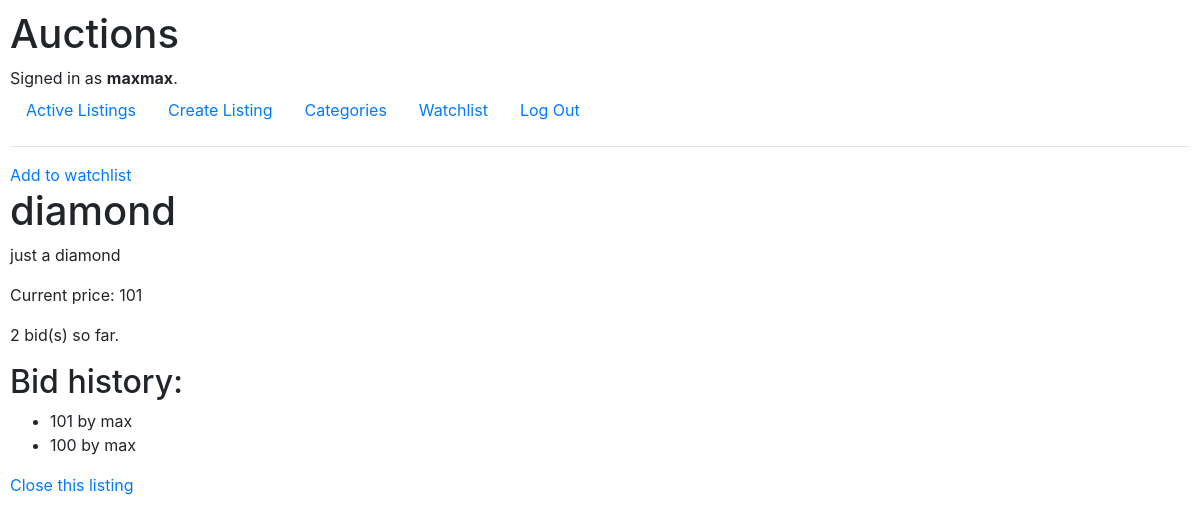
Screenshot of /listing/11 (signed in) with the database file from the repository.
### auctions/models.py (models this page shows, shortened)
class User(AbstractUser):
    watchlist = models.ManyToManyField('Listing', blank=True, related_name="users_watching")

class Listing(models.Model):
    title = models.CharField(max_length=64)
    description = models.CharField(max_length=1000)
    starting_price = models.IntegerField(validators=[
        MinValueValidator(1)
    ])
    photo = models.CharField(max_length=1000)
    category = models.ForeignKey(Category, on_delete=models.SET_NULL, related_name="listings", null=True, blank=True)
    owner = models.ForeignKey(User,related_name="listings", on_delete=models.CASCADE)
    active = models.BooleanField(default=True)
    datetime = models.DateTimeField(default=datetime(2021, 9, 12))
    def highest_bid(self):
        return self.bids.order_by("-value").first()

class Bid(models.Model):
    value = models.IntegerField()
    user = models.ForeignKey(User, on_delete=models.CASCADE, related_name="bids")
    listing = models.ForeignKey(Listing, on_delete=models.CASCADE, related_name="bids")

### auctions/views.py (the view, shortened to what this page needs)
# urls.py: path("listing/<int:id>", views.listing, name="listing"),
def listing(request, id):
    try:
        listing = Listing.objects.get(pk=id)
    except Listing.DoesNotExist:
        return render(request, "auctions/404.html")
    return render(request, "auctions/listing.html", {
        "listing": listing,
        "form": BidForm(),
        "bids": listing.bids.order_by('-value').all()
    })

### auctions/templates/auctions/listing.html (shortened to what this page needs)
{% extends "auctions/layout.html" %}
{% block body %}
    {% if listing in user.watchlist.all %}
        <a href="{% url 'unwatch' listing.id %}">Remove from watchlist</a>
    {% else %}
        <a href="{% url 'watch' listing.id %}">Add to watchlist</a>
    {% endif %}
    <h1>{{ listing.title }}</h1>
    <p>{{ listing.description }}</p>
    {% if listing.active %}
        <p>Current price:
            {% if listing.highest_bid %}
                {{ listing.highest_bid.value }}
            {% else %}
                {{ listing.starting_price }}
            {% endif %}
        </p>
        <p>{{ listing.bids.count }} bid(s) so far.</p>
        {% if user == listing.owner %}
            <h2>Bid history:</h2>
            <ul>
                {% for bid in bids %}
                <li>{{ bid.value }} by {{ bid.user }}</li>
                {% empty %}
                <li>No bids yet</li>
                {% endfor %}
            </ul>
            <a href="{% url 'deactivate' listing.id %}">Close this listing</a>
        {% endif %}
    {% endif %}
{% endblock %}

### auctions/templates/auctions/layout.html (shortened to what this page needs)
{% load static %}
<!DOCTYPE html>
<html lang="en">
    <head>
        <link rel="stylesheet" href="https://stackpath.bootstrapcdn.com/bootstrap/4.4.1/css/bootstrap.min.css">
        <link href="{% static 'auctions/styles.css' %}" rel="stylesheet">
    </head>
    <body>
        <h1>Auctions</h1>
        <div>
            {% if user.is_authenticated %}
                Signed in as <strong>{{ user.username }}</strong>.
            {% else %}
                Not signed in.
            {% endif %}
        </div>
        <ul class="nav">
            <li class="nav-item">
                <a class="nav-link" href="{% url 'index' %}">Active Listings</a>
            </li>
            <li class="nav-item">
                <a class="nav-link" href="{% url 'new_listing' %}">Create Listing</a>
            </li>
            <li class="nav-item">
                <a class="nav-link" href="{% url 'categories' %}">Categories</a>
            </li>
            <li class="nav-item">
                <a class="nav-link" href="{% url 'watchlist' %}">Watchlist</a>
            </li>
            {% if user.is_authenticated %}
                <li class="nav-item">
                    <a class="nav-link" href="{% url 'logout' %}">Log Out</a>
                </li>
            {% endif %}
        </ul>
        <hr>
        {% block body %}
        {% endblock %}
    </body>
</html>

### auctions/static/auctions/styles.css (style rules this page uses)
body { padding: 10px; }

### rows the page displays
User: username "maxmax"
Listing: title "diamond", description "just a diamond", highest_bid.value "101", bids.count "2"
Bid: value "101", user "max"
Bid: value "100", user "max"
